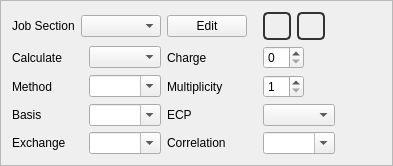
         <widget class="QFrame" name="frame">
          <property name="sizePolicy">
           <sizepolicy hsizetype="Preferred" vsizetype="Preferred">
            <horstretch>0</horstretch>
            <verstretch>0</verstretch>
           </sizepolicy>
          </property>
          <property name="frameShape">
           <enum>QFrame::StyledPanel</enum>
          </property>
          <property name="frameShadow">
           <enum>QFrame::Sunken</enum>
          </property>
          <layout class="QHBoxLayout" name="horizontalLayout_25">
           <item>
            <layout class="QGridLayout">
             <item row="4" column="1">
              <widget class="QComboBox" name="exchange">
               <property name="editable">
                <bool>true</bool>
               </property>
              </widget>
             </item>
             <item row="4" column="0">
              <widget class="QLabel" name="label_exchange">
               <property name="text">
                <string>Exchange</string>
               </property>
               <property name="buddy">
                <cstring>exchange</cstring>
               </property>
              </widget>
             </item>
             <item row="0" column="0" colspan="2">
              <layout class="QHBoxLayout">
               <item>
                <widget class="QLabel" name="label_106">
                 <property name="text">
                  <string>Job Section</string>
                 </property>
                 <property name="buddy">
                  <cstring>jobList</cstring>
                 </property>
                </widget>
               </item>
               <item>
                <widget class="QComboBox" name="jobList">
                 <property name="sizePolicy">
                  <sizepolicy hsizetype="Expanding" vsizetype="Fixed">
                   <horstretch>0</horstretch>
                   <verstretch>0</verstretch>
                  </sizepolicy>
                 </property>
                 <property name="editable">
                  <bool>false</bool>
                 </property>
                </widget>
               </item>
              </layout>
             </item>
             <item row="1" column="0">
              <widget class="QLabel" name="label_job_type">
               <property name="minimumSize">
                <size>
                 <width>71</width>
                 <height>0</height>
                </size>
               </property>
               <property name="text">
                <string>Calculate</string>
               </property>
               <property name="buddy">
                <cstring>job_type</cstring>
               </property>
              </widget>
             </item>
             <item row="1" column="1">
              <widget class="QComboBox" name="job_type">
               <property name="sizePolicy">
                <sizepolicy hsizetype="Expanding" vsizetype="Fixed">
                 <horstretch>0</horstretch>
                 <verstretch>0</verstretch>
                </sizepolicy>
               </property>
              </widget>
             </item>
             <item row="2" column="0">
              <widget class="QLabel" name="label_method">
               <property name="text">
                <string>Method</string>
               </property>
               <property name="buddy">
                <cstring>method</cstring>
               </property>
              </widget>
             </item>
             <item row="2" column="1">
              <widget class="QComboBox" name="method">
               <property name="editable">
                <bool>true</bool>
               </property>
              </widget>
             </item>
             <item row="3" column="0">
              <widget class="QLabel" name="label_basis">
               <property name="text">
                <string>Basis</string>
               </property>
               <property name="buddy">
                <cstring>basis</cstring>
               </property>
              </widget>
             </item>
             <item row="3" column="1">
              <widget class="QComboBox" name="basis">
               <property name="editable">
                <bool>true</bool>
               </property>
               <property name="maxVisibleItems">
                <number>15</number>
               </property>
              </widget>
             </item>
             <item row="3" column="2">
              <widget class="QLabel" name="label_ecp">
               <property name="text">
                <string>ECP</string>
               </property>
               <property name="buddy">
                <cstring>ecp</cstring>
               </property>
              </widget>
             </item>
             <item row="4" column="2">
              <widget class="QLabel" name="label_correlation">
               <property name="text">
                <string>Correlation</string>
               </property>
               <property name="buddy">
                <cstring>correlation</cstring>
               </property>
              </widget>
             </item>
             <item row="4" column="3">
              <widget class="QComboBox" name="correlation">
               <property name="editable">
                <bool>true</bool>
               </property>
              </widget>
             </item>
             <item row="2" column="2">
              <widget class="QLabel" name="label_qui_multiplicity">
               <property name="text">
                <string>Multiplicity</string>
               </property>
               <property name="buddy">
                <cstring>qui_multiplicity</cstring>
               </property>
              </widget>
             </item>
             <item row="1" column="2">
              <widget class="QLabel" name="label_qui_charge">
               <property name="text">
                <string>Charge</string>
               </property>
               <property name="buddy">
                <cstring>qui_charge</cstring>
               </property>
              </widget>
             </item>
             <item row="1" column="3" colspan="2">
              <layout class="QHBoxLayout">
               <item>
                <widget class="QSpinBox" name="qui_charge"/>
               </item>
               <item>
                <spacer name="horizontalSpacer_20">
                 <property name="orientation">
                  <enum>Qt::Horizontal</enum>
                 </property>
                 <property name="sizeHint" stdset="0">
                  <size>
                   <width>40</width>
                   <height>20</height>
                  </size>
                 </property>
                </spacer>
               </item>
              </layout>
             </item>
             <item row="2" column="3" colspan="2">
              <layout class="QHBoxLayout" name="horizontalLayout_22">
               <item>
                <widget class="QSpinBox" name="qui_multiplicity">
                 <property name="minimum">
                  <number>1</number>
                 </property>
                 <property name="singleStep">
                  <number>2</number>
                 </property>
                </widget>
               </item>
               <item>
                <spacer name="horizontalSpacer_21">
                 <property name="orientation">
                  <enum>Qt::Horizontal</enum>
                 </property>
                 <property name="sizeHint" stdset="0">
                  <size>
                   <width>40</width>
                   <height>20</height>
                  </size>
                 </property>
                </spacer>
               </item>
              </layout>
             </item>
             <item row="3" column="3">
              <widget class="QComboBox" name="ecp">
               <property name="sizePolicy">
                <sizepolicy hsizetype="Preferred" vsizetype="Fixed">
                 <horstretch>0</horstretch>
                 <verstretch>0</verstretch>
                </sizepolicy>
               </property>
              </widget>
             </item>
             <item row="0" column="3" colspan="2">
              <layout class="QHBoxLayout">
               <item>
                <widget class="QToolButton" name="addJobButton">
                 <property name="toolTip">
                  <string>Add section to input file</string>
                 </property>
                 <property name="styleSheet">
                  <string>QToolButton {
   color: #333;
   background-color: QLinearGradient( x1: 0, y1: 0, x2: 0, y2: 1, 
          stop: 0 #fff,
          stop: 0.5 #eee, 
          stop: 1 #999);
   border-width: 2px;
   border-color: #333;
   border-style: solid;
   border-radius: 5;
   padding: 0px;
   font-size: 24pt;
   min-width: 24px;
   max-width: 24px;
   min-height: 24px;
   max-height: 24px;
}

QToolButton:disabled {
  background-color: QLinearGradient( x1: 0, y1: 0, x2: 0, y2: 1, 
          stop: 0 #fff,
          stop: 0.5 #eee, 
          stop: 1 #bbb);
   border-color: #aaa;
   color: #aaa;
}

QToolButton:pressed {
   border-color: #222;
}

QToolButton:checked {
   border-color: #b00;
}</string>
                 </property>
                 <property name="text">
                  <string/>
                 </property>
                 <property name="icon">
                  <iconset resource="../../resources/IQmol.qrc">
                   <normaloff>:/icons/Add.png</normaloff>:/icons/Add.png</iconset>
                 </property>
                </widget>
               </item>
               <item>
                <widget class="QToolButton" name="deleteJobButton">
                 <property name="toolTip">
                  <string>Remove current section from input file</string>
                 </property>
                 <property name="styleSheet">
                  <string>QToolButton {
   color: #333;
   background-color: QLinearGradient( x1: 0, y1: 0, x2: 0, y2: 1, 
          stop: 0 #fff,
          stop: 0.5 #eee, 
          stop: 1 #999);
   border-width: 2px;
   border-color: #333;
   border-style: solid;
   border-radius: 5;
   padding: 0px;
   font-size: 24pt;
   min-width: 24px;
   max-width: 24px;
   min-height: 24px;
   max-height: 24px;
}

QToolButton:disabled {
  background-color: QLinearGradient( x1: 0, y1: 0, x2: 0, y2: 1, 
          stop: 0 #fff,
          stop: 0.5 #eee, 
          stop: 1 #bbb);
   border-color: #aaa;
   color: #aaa;
}

QToolButton:pressed {
   border-color: #222;
}


QToolButton:checked {
   border-color: #b00;
}</string>
                 </property>
                 <property name="text">
                  <string/>
                 </property>
                 <property name="icon">
                  <iconset resource="../../resources/IQmol.qrc">
                   <normaloff>:/icons/Remove.png</normaloff>:/icons/Remove.png</iconset>
                 </property>
                </widget>
               </item>
               <item>
                <spacer name="horizontalSpacer_23">
                 <property name="orientation">
                  <enum>Qt::Horizontal</enum>
                 </property>
                 <property name="sizeHint" stdset="0">
                  <size>
                   <width>40</width>
                   <height>20</height>
                  </size>
                 </property>
                </spacer>
               </item>
              </layout>
             </item>
             <item row="0" column="2">
              <layout class="QHBoxLayout" name="horizontalLayout_26">
               <item>
                <widget class="QPushButton" name="editJobSectionButton">
                 <property name="text">
                  <string>Edit</string>
                 </property>
                </widget>
               </item>
               <item>
                <spacer name="horizontalSpacer_25">
                 <property name="orientation">
                  <enum>Qt::Horizontal</enum>
                 </property>
                 <property name="sizeHint" stdset="0">
                  <size>
                   <width>10</width>
                   <height>20</height>
                  </size>
                 </property>
                </spacer>
               </item>
              </layout>
             </item>
             <item row="3" column="4">
              <spacer name="horizontalSpacer_22">
               <property name="orientation">
                <enum>Qt::Horizontal</enum>
               </property>
               <property name="sizeHint" stdset="0">
                <size>
                 <width>40</width>
                 <height>20</height>
                </size>
               </property>
              </spacer>
             </item>
            </layout>
           </item>
          </layout>
         </widget>
